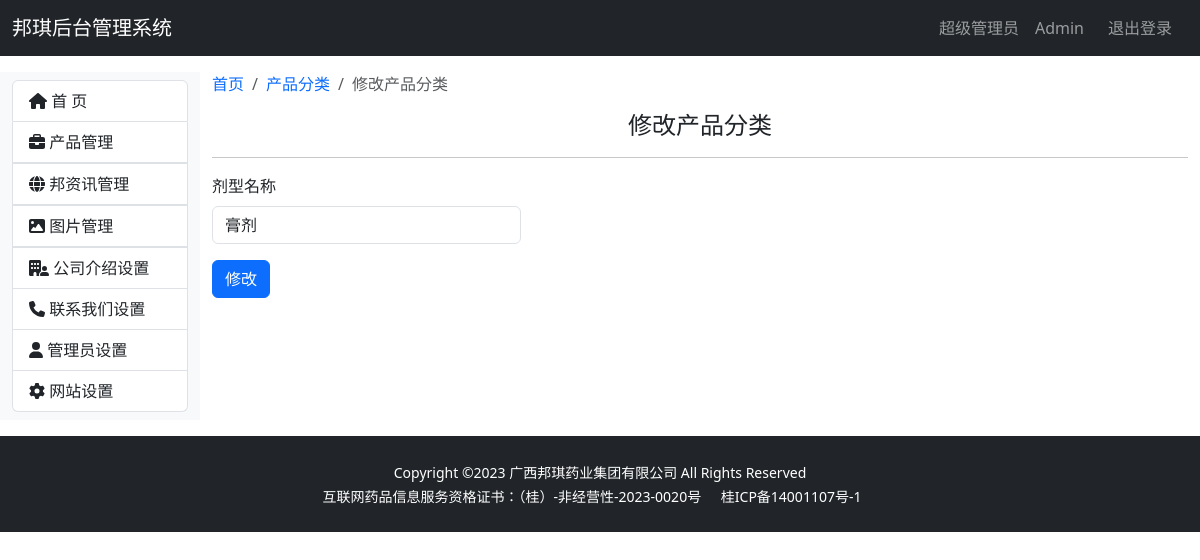
/admin/category_edit/1 (signed in), run on an earlier commit of the app's database.
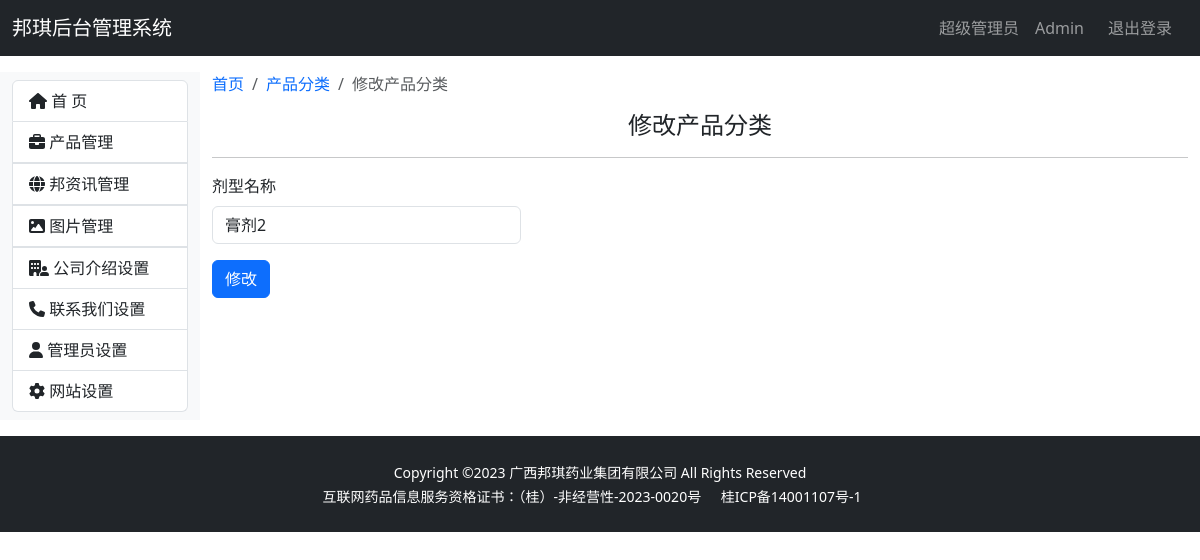
And on a later commit of the database.
### bqwebsite/models.py (models this page shows)
class Category(db.Model):
    __tablename__ = 'category'
    id = db.Column(db.Integer, primary_key=True, autoincrement=True)
    name = db.Column(db.String(100), nullable=False, unique=True)  # 产品分类名称
    status = db.Column(db.Boolean, default=True)
    timestamp = db.Column(db.DateTime, nullable=False, default=datetime.now, index=True)
    products = db.relationship('Product', back_populates='category')

### bqwebsite/blueprints/admin.py (the view)
@admin_bp.route('/category_edit/<int:category_id>', methods=['GET', 'POST'])  # 编辑分类
@login_required
def category_edit(category_id):
    category = Category.query.get_or_404(category_id)
    form = EditCategoryForm()
    if form.validate_on_submit():
        category.name = form.name.data
        category.timestamp = local_now
        db.session.commit()
        flash('修改成功.', 'success')
        return redirect(url_for('admin.category_list'))
    form.name.data = category.name
    return render_template('admin/category_edit.html', category=category, form=form)

### bqwebsite/forms/admin.py (shortened to what this page needs)
class EditCategoryForm(FlaskForm):
    name = StringField('剂型名称', validators=[DataRequired(), Length(1, 128)])
    submit = SubmitField('修改')

### bqwebsite/extensions.py (called while the page is built)
@login_manager.user_loader
def load_user(user_id):
    from .models import Admin
    user = Admin.query.get(int(user_id))
    return user

### bqwebsite/templates/admin/category_edit.html (shortened to what this page needs)
{% extends 'admin_base.html' %}
{% block content %}
    <div class="container-fluid my-3">
        <div class="row">
            {% include 'admin/_sidebar_category.html' %}
            <div class="col-md-10">
                <nav aria-label="breadcrumb">
                    <ol class="breadcrumb">
                        <li class="breadcrumb-item">
                            <a href="{{ url_for('admin.index') }}"
                               class="link-underline link-underline-opacity-0 link-underline-opacity-75-hover">首页
                            </a>
                        </li>
                        <li class="breadcrumb-item" aria-current="page">
                            <a href="{{ url_for('admin.category_list') }}"
                               class="link-underline link-underline-opacity-0 link-underline-opacity-75-hover">产品分类
                            </a>
                        </li>
                        <li class="breadcrumb-item active" aria-current="page">修改产品分类</li>
                    </ol>
                </nav>
                <h4 class="text-center mb-3 mt-3">修改产品分类</h4>
                <hr>
                <div class="row">
                    <div class="col-md-4 col-sm-12">
                        <form class="form" method="post">
                            <div class="mb-3">
                                {{ form.name.label(class="form-label") }}
                                {{ form.name(class="form-control") }}
                            </div>
                            <div class="mb-3">
                                {{ form.submit(class="btn btn-primary btn-md") }}
                            </div>
                        </form>
                    </div>
                </div>
            </div>
        </div>
    </div>
{% endblock %}

What changed in the data, as far as the page shows it:
changed Category: name "膏剂" → "膏剂2"
